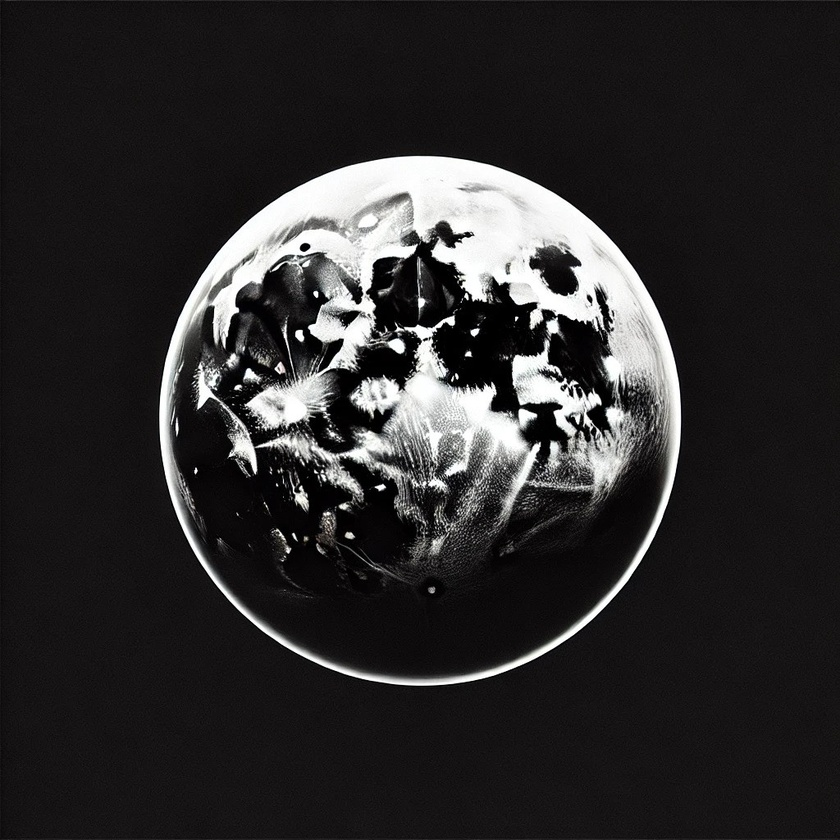
#> input picture Zadanie_3/Test_obrazok_1.jpg, 840 x 840 px, shrunk from 1024 x 1024 before the run
$ python laplac.py
#> lines starting #> are read from the running program, lines starting #| are printed output that depends on the picture
import cv2
import numpy as np
import matplotlib.pyplot as plt

# Načítanie obrázka
img = cv2.imread('Test_obrazok_1.jpg')
#> img is the input picture: shape (840, 840, 3); mean B, G, R 44.6, 44, 45.4

# Konverzia do odtieňov sivej a následne do typu int16
gray_img = cv2.cvtColor(img, cv2.COLOR_BGR2GRAY).astype(np.int16)

# Definícia Laplacovho jadra (mimo výpočtu, len pre referenciu)
laplacian_kernel = np.array([[0, 1, 0],
                             [1, -4, 1],
                             [0, 1, 0]])

# Horizontálne a vertikálne jadrá (rovnaké v tomto prípade)
horizontal = np.array([[0, 1, 0],
                       [1, -4, 1],
                       [0, 1, 0]])

vertical = np.array([[0, 1, 0],
                     [1, -4, 1],
                     [0, 1, 0]])

# Rozmery obrázka
h, w = gray_img.shape
#> h = 840; w = 840

# Inicializácia výstupných obrazov
newhorizontalImage = np.zeros((h, w), dtype=np.float32)
newverticalImage = np.zeros((h, w), dtype=np.float32)
newgradientImage = np.zeros((h, w), dtype=np.float32)

# Manuálne násobenie a konvolúcia
for i in range(1, h - 1):
    for j in range(1, w - 1):
        horizontalGrad = (horizontal[0, 0] * gray_img[i - 1, j - 1]) + \
                         (horizontal[0, 1] * gray_img[i - 1, j]) + \
                         (horizontal[0, 2] * gray_img[i - 1, j + 1]) + \
                         (horizontal[1, 0] * gray_img[i, j - 1]) + \
                         (horizontal[1, 1] * gray_img[i, j]) + \
                         (horizontal[1, 2] * gray_img[i, j + 1]) + \
                         (horizontal[2, 0] * gray_img[i + 1, j - 1]) + \
                         (horizontal[2, 1] * gray_img[i + 1, j]) + \
                         (horizontal[2, 2] * gray_img[i + 1, j + 1])

        verticalGrad = (vertical[0, 0] * gray_img[i - 1, j - 1]) + \
                       (vertical[0, 1] * gray_img[i - 1, j]) + \
                       (vertical[0, 2] * gray_img[i - 1, j + 1]) + \
                       (vertical[1, 0] * gray_img[i, j - 1]) + \
                       (vertical[1, 1] * gray_img[i, j]) + \
                       (vertical[1, 2] * gray_img[i, j + 1]) + \
                       (vertical[2, 0] * gray_img[i + 1, j - 1]) + \
                       (vertical[2, 1] * gray_img[i + 1, j]) + \
                       (vertical[2, 2] * gray_img[i + 1, j + 1])

        # Manuálne aplikovaný Laplacov operátor
        laplace = (-1 * gray_img[i + 1, j]) + \
                  (-1 * gray_img[i - 1, j]) + \
                  (-1 * gray_img[i, j + 1]) + \
                  (-1 * gray_img[i, j - 1]) + \
                  (-1 * gray_img[i - 1, j - 1]) + \
                  (-1 * gray_img[i + 1, j + 1]) + \
                  (-1 * gray_img[i - 1, j + 1]) + \
                  (-1 * gray_img[i + 1, j - 1]) + \
                  (8 * gray_img[i, j])

        newhorizontalImage[i, j] = abs(horizontalGrad)
        newverticalImage[i, j] = abs(verticalGrad)
        newgradientImage[i, j] = laplace
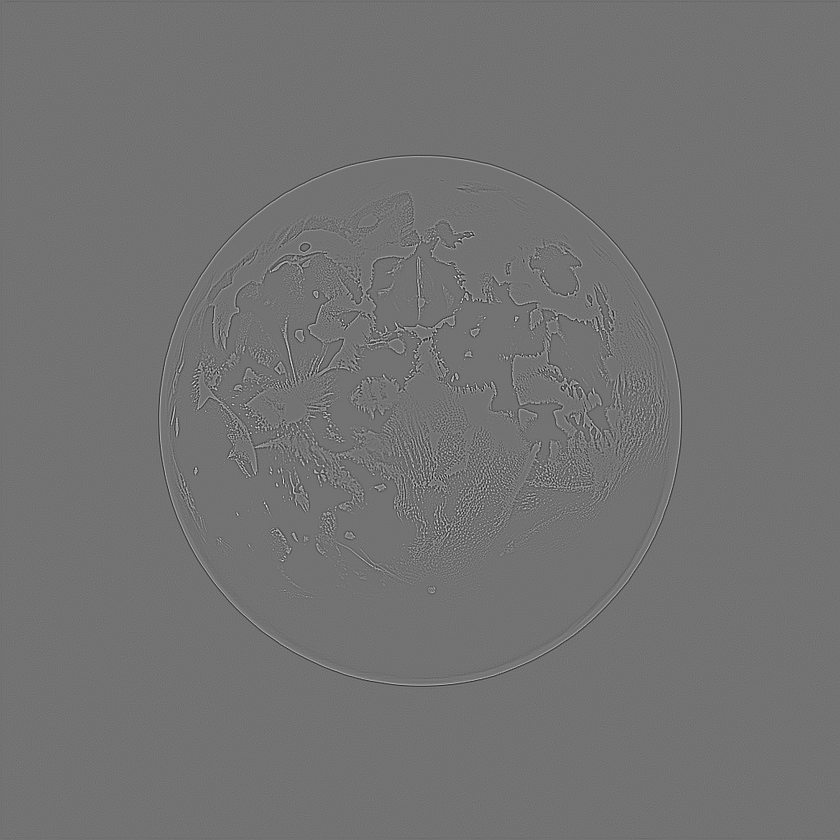
#> newgradientImage: shape (840, 840) float32; min -1170, max 1422, mean -0.1; drawn with min black and max white
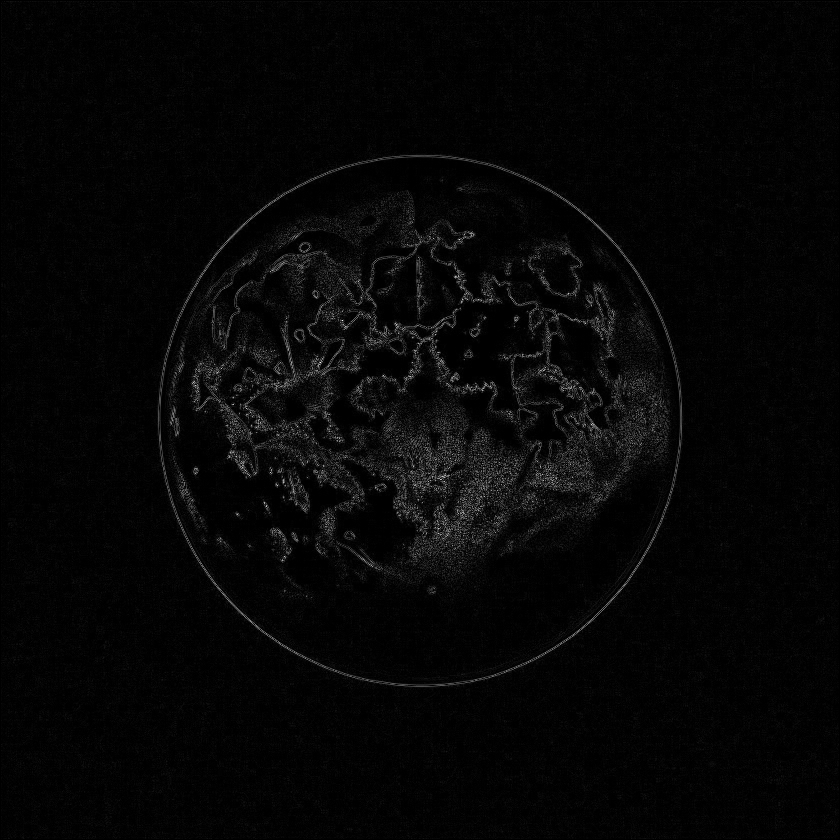
#> newhorizontalImage: shape (840, 840) float32; min 0, max 652, mean 16.7; drawn with min black and max white

# Orezanie a konverzia na uint8
newgradientImage_clipped = np.clip(newgradientImage, 0, 255).astype(np.uint8)
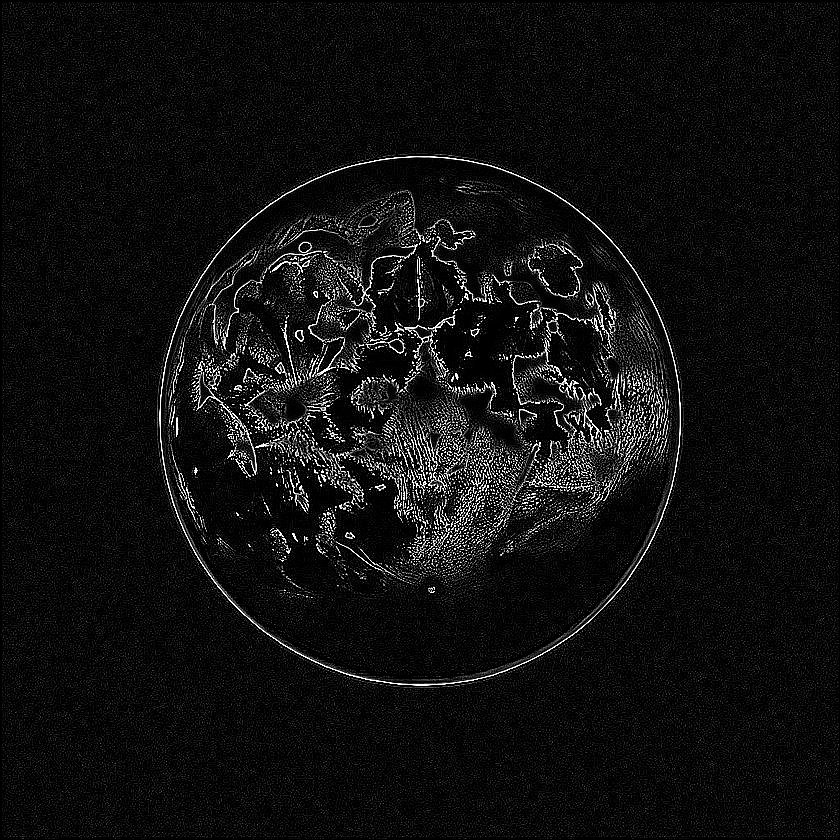
#> newgradientImage_clipped: shape (840, 840); min 0, max 255, mean 16.3

# Zobrazenie a uloženie výsledku
plt.figure()
plt.title('Detekcia hrán - Laplace')
plt.imsave('result.png', newgradientImage_clipped, cmap='gray', format='png')
plt.imshow(newgradientImage_clipped, cmap='gray')
plt.show()

# Zobrazenie pomocou OpenCV
cv2.imshow('Laplacian', newgradientImage_clipped)
cv2.waitKey(0)
cv2.destroyAllWindows()
